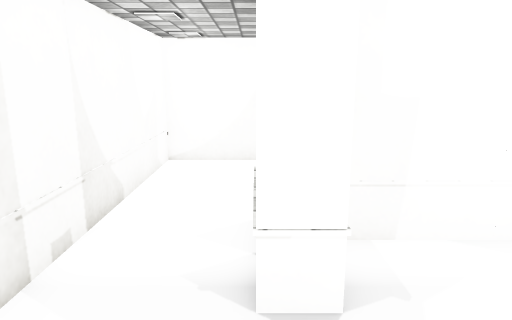
view 1 (above)

15 first-person views from a walk through a 3-D level made in the Unity game engine. The camera is 1.3 m above the floor, tilts 12° down and sees 70° across. The floor is counted in squares, 0.5 m on a side. Each view is taken from the middle of a square. On the plan, view 1 faces up. The plan holds only what a view shows up to about 20 squares ahead; the rest is blank. The place goes on beyond the plan. The player is left out. Some surface patterns are stand-ins.

view 2
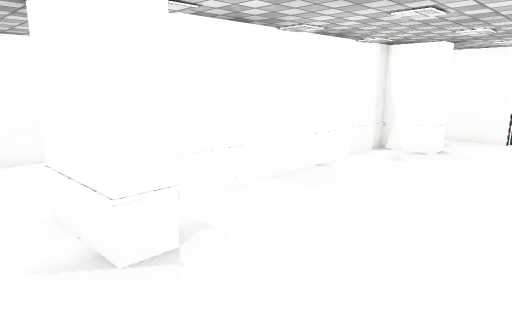

view 3
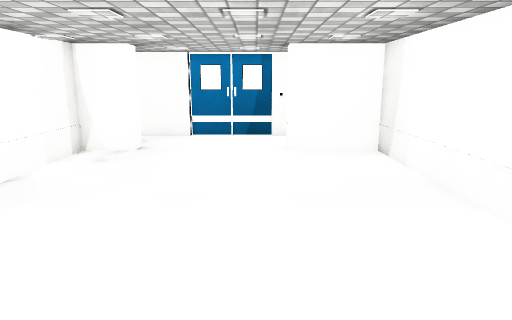

view 4
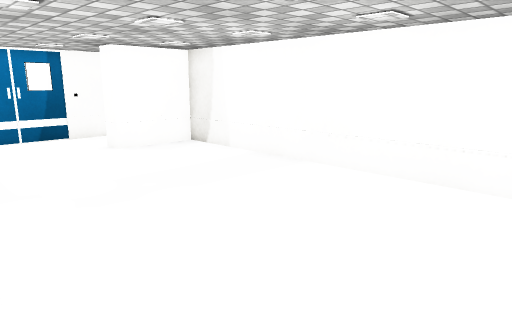

view 5
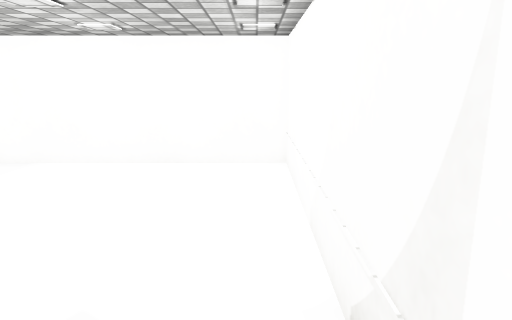

view 6
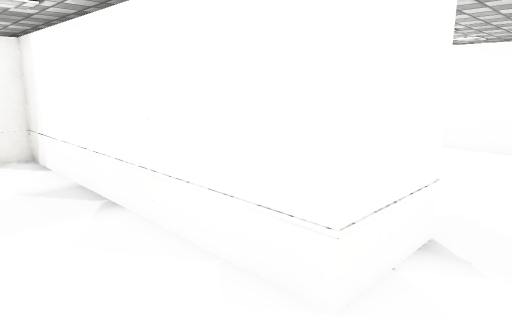

view 7
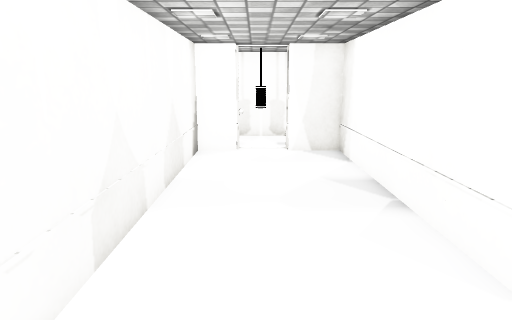

view 8
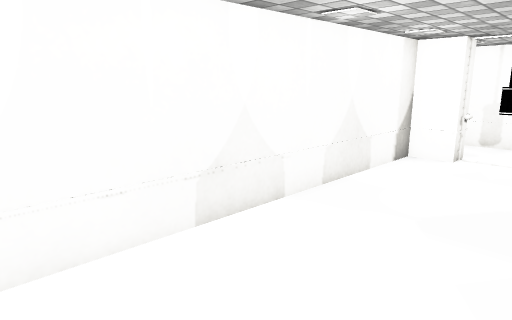

view 9
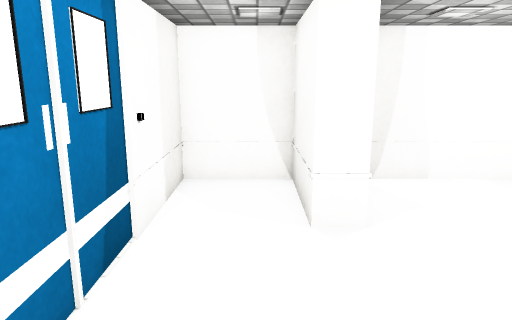

view 10
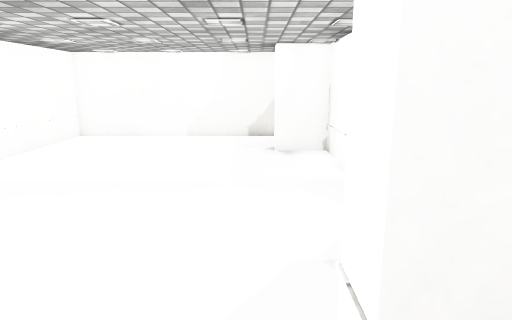

view 11
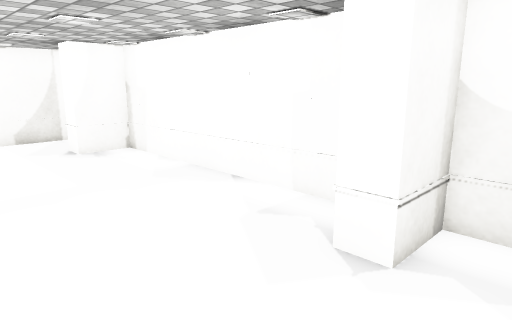

view 12
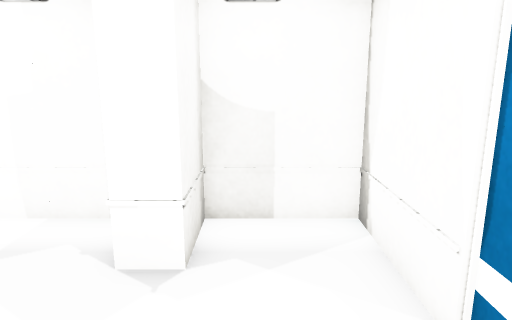

view 13
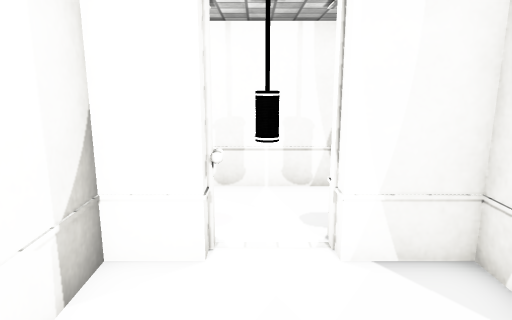

view 14
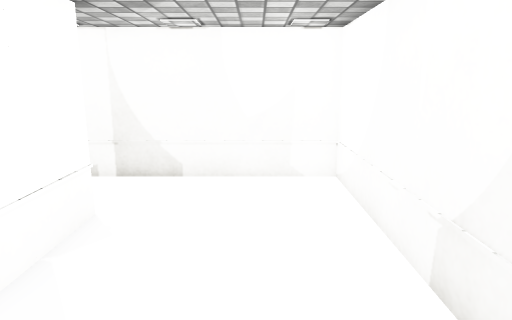

view 15
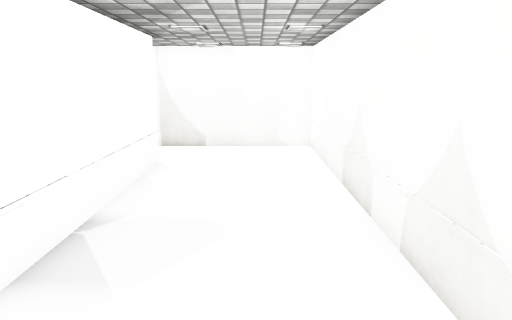

### Floor plan
Points are (right, up) in squares from view 1. A wall is a line through its corners. A room is listed if a view was taken in it or the views show most of it. See-through windows are left out.
Room 1 (views 1, 2, 3, 9, 10, 11, 12)
walls: (-3, 3.6) (-3, -5.7) (12, -5.7) (12, -2.2) (13, -2.2) (13, -5.7) (16, -5.7) (16, 5.7) (13, 5.7) (13, 3.8) (12, 3.8) (12, 5.7) (1, 5.7) (1, 3.8) (0, 3.8)
ways out: opening at (-1.5, 4) to room 2
Room 2 (views 4, 5, 6, 7, 8, 13, 14, 15)
walls: (0, 3.8) (0, 6.7) (12, 6.7) (12, 8.7) (13, 8.7); (12.6, 10.7) (12, 10.7) (12, 12.3) (-3, 12.3) (-3, 3.6)
ways out: opening at (-1.5, 4) to room 1

Positions as (right, up) in squares from view 1, and headings:
1: (0, 0), facing up
2: (-2, -1), facing up-right
3: (-2, -1), facing right
4: (-2, 4), facing down-right
5: (-2, 6), facing down
6: (-2, 10), facing down-right
7: (-2, 10), facing right
8: (-1, 7), facing up-right
9: (14, 4), facing down
10: (15, 3), facing left
11: (15, -1), facing up-left
12: (14, -1), facing up
13: (7, 10), facing right
14: (7, 10), facing left
15: (12, 10), facing left
